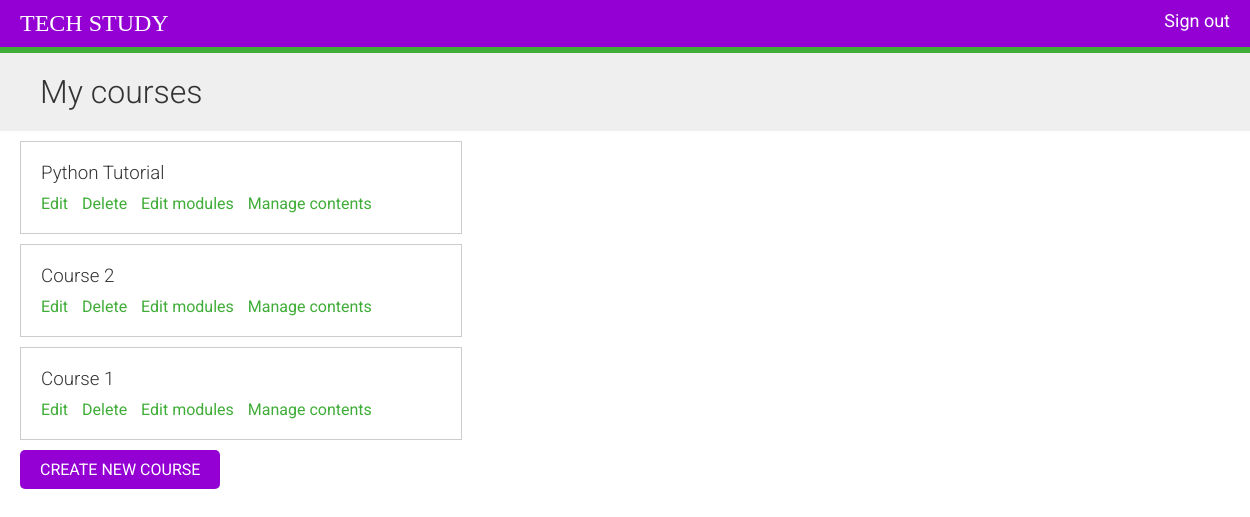
The page /course/mine/ (signed in) on the database its author committed.
### courses/models.py (models this page shows, shortened)
class Course(models.Model):
    owner = models.ForeignKey(User,
                              related_name='courses_created',
                              on_delete=models.CASCADE)
    subject = models.ForeignKey(Subject,
                                related_name='courses',
                                on_delete=models.CASCADE)
    title = models.CharField(max_length=200)
    slug = models.SlugField(max_length=200, unique=True)
    overview = models.TextField()
    created = models.DateTimeField(auto_now_add=True)
    students = models.ManyToManyField(User,
                                      related_name='courses_joined',
                                      blank=True)
    class Meta:
        ordering = ['-created']

### courses/views.py (the view)
class ManageCourseListView(ListView):
	model = Course
	template_name = 'courses/manage/course/list.html'
	def get_queryset(self):
		qs = super(ManageCourseListView, self).get_queryset()
		return qs.filter(owner=self.request.user)

### courses/templates/courses/manage/course/list.html (shortened to what this page needs)
{% extends "base.html" %}
{% block content %}
  <h1>My courses</h1>
  <div class="module">
    {% for course in object_list %}
      <div class="course-info">
        <h3>{{ course.title }}</h3>
        <p>
          <a href="{% url 'course_edit' course.id %}">Edit</a>
          <a href="{% url 'course_delete' course.id %}">Delete</a>
          <a href="{% url 'course_module_update' course.id %}">Edit modules</a>
          {% if course.modules.count > 0 %}
            <a href="{% url 'module_content_list' course.modules.first.id %}">Manage contents</a>
          {% endif %}
        </p>
      </div>
    {% empty %}
      <p>You haven't created any courses yet.</p>
    {% endfor %}
    <p>
      <a href="{% url 'course_create' %}" class="button" style="background-color: darkviolet;">Create new course</a>
    </p>
  </div>
{% endblock %}

### courses/static/css/base.css (style rules this page uses)
body { margin:0; font-family:'Roboto', sans-serif; font-weight:400; color:#333; }
a { color:#3fad37; text-decoration:none; }
h1, h2, h3, h4, h5, h6 { font-family:'Roboto', sans-serif; font-weight:300; }
h1 { background:#efefef; width:100%; overflow:auto; padding:20px 0 20px 40px; margin:0; }
.module { padding:10px 20px; float:left; width:600px; }
.module h3 { margin:20px 0 0; padding:0; width:100%; }
.module p { margin:10px 0 20px; width:100%; float:left; }
input[type=submit], a.button { border-radius:5px; background:#4dcc43; color:#fff; font-size:16px; text-transform:uppercase; border:none; padding:10px 20px; margin:20px 0; }
.course-info { border:1px solid #ccc; padding:0 20px; margin-bottom:10px; width:400px; overflow:auto; }
.course-info a { margin-right:10px; }

### rows shown on the page
Course: title "Python Tutorial", shows "Manage contents"
Course: title "Course 2", shows "Manage contents"
Course: title "Course 1", shows "Manage contents"
